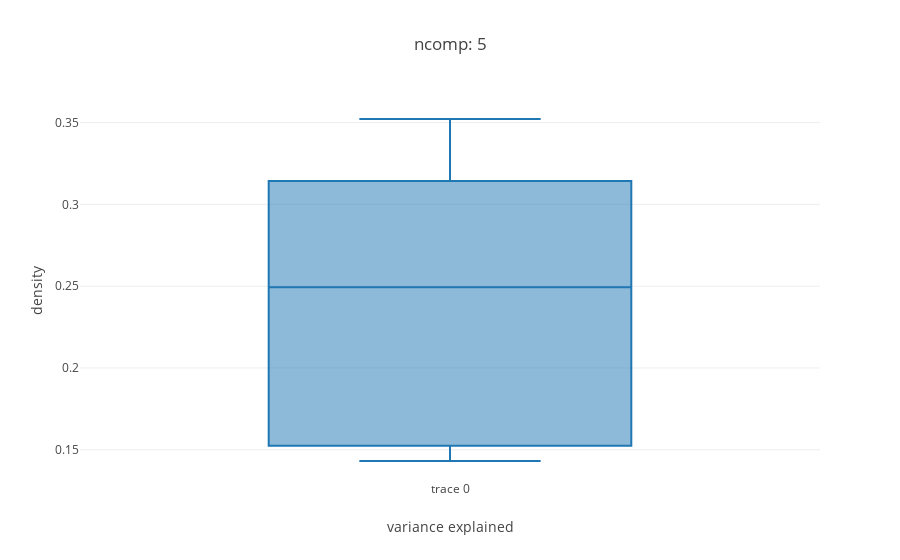

Notebook code cell kept with this figure:
### Code cell
trace1 = [go.Box(
    y=total_var
)]

layout= go.Layout(
    title= 'ncomp: {}'.format(n_comp),
    yaxis= dict(
        title= 'density'
    ),
    xaxis= dict(
        title= 'variance explained'
    )
)

fig= go.Figure(data= trace1,layout= layout)
iplot(fig)

### Figure 1 — Plotly figure (JSON) as saved in the notebook; plotly's stock layout.template omitted (floating-point values rounded to 4 significant figures; data arrays with more than 128 entries replaced by an {"elided": "..."} marker saying what was removed)
{"data": [{"type": "box", "uid": "c4866724-5de4-4c0c-b880-32c6a7ea654c", "y": {"elided": "200 float values"}}], "layout": {"title": "ncomp: 5", "xaxis": {"title": "variance explained"}, "yaxis": {"title": "density"}}}
